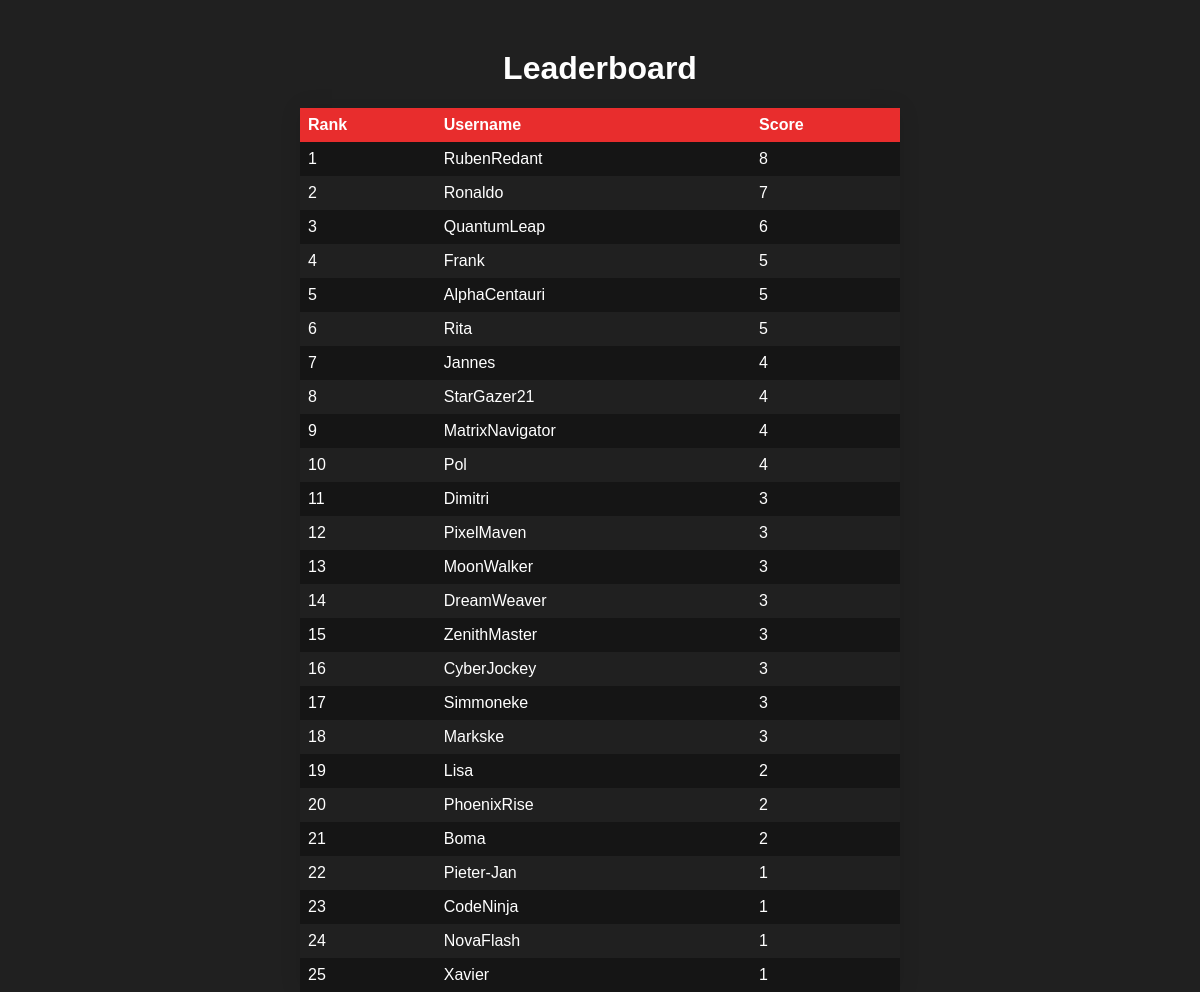
The page /leaderboard (signed in) on the database as committed earlier.
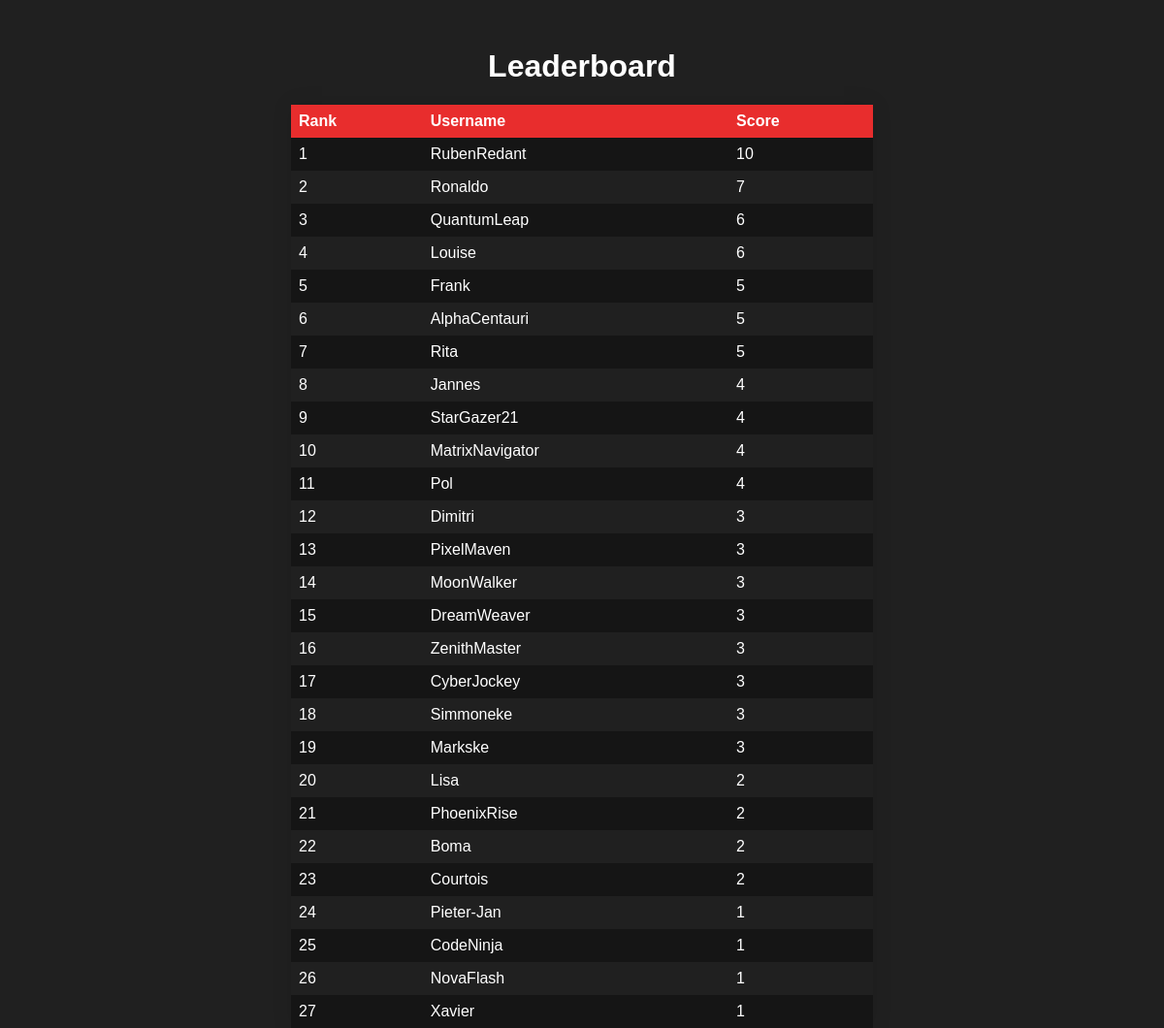
The same page on the database as committed later.
### app.py (models this page shows, shortened)
class Leaderboard(db.Model):
    id = db.Column(db.Integer, primary_key=True)
    username = db.Column(db.String(20), nullable=False)
    score = db.Column(db.Integer, nullable=False)

### app.py (the view)
@app.route('/leaderboard', methods=['GET', 'POST'])
@login_required
def leaderboard():
    if request.method == 'POST':
        score = request.form.get('score')
        if score is not None:
            score = int(score)
            leaderboard_entry = Leaderboard.query.filter_by(username=current_user.username).first()
            if leaderboard_entry:
                if score > leaderboard_entry.score:
                    leaderboard_entry.score = score
            else:
                leaderboard_entry = Leaderboard(username=current_user.username, score=score)
                db.session.add(leaderboard_entry)
            db.session.commit()
        return "Score updated", 200
    else:
        scores = Leaderboard.query.order_by(Leaderboard.score.desc()).all()
        return render_template('leaderboard.html', scores=scores)

### app.py (called while the page is built)
@login_manager.user_loader
def load_user(user_id):
    return User.query.get(int(user_id))

### templates/leaderboard.html (shortened to what this page needs)
<!DOCTYPE html>
<html>
<head>
    <link rel="stylesheet" type="text/css" href="{{ url_for('static', filename='css/leaderboard.css') }}">
</head>
<body>
    <h1>Leaderboard</h1>
    <table>
        <thead>
            <tr>
                <th>Rank</th>
                <th>Username</th>
                <th>Score</th>
            </tr>
        </thead>
        <tbody>
            {% for score in scores %}
            <tr>
                <td>{{ loop.index }}</td>
                <td>{{ score.username }}</td>
                <td>{{ score.score }}</td>
            </tr>
            {% endfor %}
        </tbody>
    </table>
</body>
</html>

### static/css/leaderboard.css (style rules this page uses)
body { font-family: Arial, sans-serif; background-color: #202020; color: #ffffff; margin: 0; padding: 0; scroll-behavior: smooth; }
h1 { text-align: center; margin-top: 50px; }
table { margin: 0 auto; border-collapse: collapse; width: 50%; background-color: #151515; box-shadow: 0 0 20px rgba(0, 0, 0, 0.1); }
th, td { text-align: left; padding: 8px; }
th { background-color: #e82d2d; color: #ffffff; }
tr:nth-child(even) { background-color: #202020; }

Rows that differ between the two databases and show on the page:
changed Leaderboard "RubenRedant": score "8" → "10"
added Leaderboard: username "Louise", score "6"
added Leaderboard: username "Courtois", score "2"
